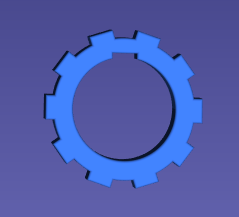
#> input picture #1.png, 239 x 217 px
$ python pia.py
#> lines starting #> are read from the running program, lines starting #| are printed output that depends on the picture; after the words box and inside, x2 and y2 are one past the last pixel; in counts of white or black regions, pixels touching at a corner belong together
import cv2
import numpy as np

# PARÁMETROS DE CALIBRACIÓN
K_PIXEL_MM = 0.25
OFF_X = -58.0
OFF_Y = 177.0
ANGULO_MESA_Y = -30.0 # --- Inclinación R(0, -30, 0) ---

# 1. DEFINICIÓN DE IMAGENES
img09_entrada, img01_salida = '#1.png', 'etapas_img01.png'
img10_entrada, img02_salida = '#2.png', 'etapas_img02.png'
img11_entrada, img03_salida = '#3.png', 'etapas_img03.png'
img12_entrada, img04_salida = '#4.png', 'etapas_img04.png'

num_foto = 1

# ==========================================
# 2. FUNCIÓN DE PROCESAMIENTO
def procesar_figura(nombre_imagen, nombre_salida, x_real, y_real, ang_real):
#> called with nombre_imagen = '#1.png', nombre_salida = 'etapas_img01.png', x_real = 81.7, y_real = 98.84, ang_real = 0
    global num_foto
    img_raw = cv2.imread(nombre_imagen)
#> img_raw is the input picture: shape (217, 239, 3); mean B, G, R 171.2, 91.3, 79.7
    if img_raw is None:
        print(f"No se encontró: {nombre_imagen}")
        return

    img = cv2.resize(img_raw, (1280, 720))
    gray = cv2.cvtColor(img, cv2.COLOR_BGR2GRAY)
    color_img = img.copy()

    low, high = (7, 7)
    edges = cv2.Canny(gray, low, high)
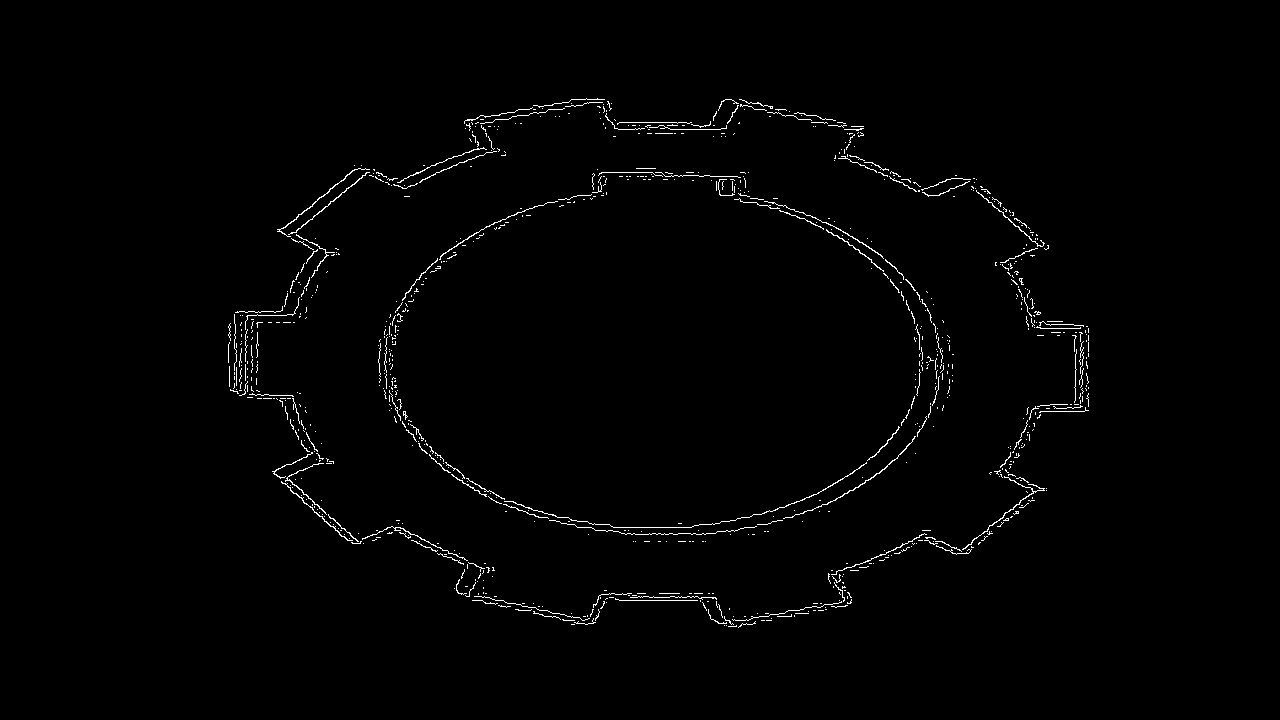
#> edges: shape (720, 1280); 1.1% white in thin lines or dots, all inside (x1, y1, x2, y2) = (228, 98, 1089, 628)

    kernel = np.ones((5, 5), np.uint8)
    dilated = cv2.dilate(edges, kernel, iterations=1)
#> dilated: shape (720, 1280); 6.3% white; 32 white regions, largest, box (x1, y1, x2, y2) and area: (226, 96, 1091, 630) 36824, (376, 166, 956, 537) 19743, (309, 283, 320, 300) 100
    closing = cv2.morphologyEx(dilated, cv2.MORPH_CLOSE, kernel)
#> closing: shape (720, 1280); 6.7% white; 3 white regions
    contours, _ = cv2.findContours(closing, cv2.RETR_EXTERNAL, cv2.CHAIN_APPROX_SIMPLE)
#> contours = 1 contour; box (x1, y1, x2, y2) and area: (226, 96, 1091, 630) 335108

    if contours:
        cnt = max(contours, key=cv2.contourArea)
#> cnt = contour of 1022 points, box (x1, y1, x2, y2) (226, 96, 1091, 630), area 335108
        M = cv2.moments(cnt)
#> M = moments, m00 335108.5, centre m10/m00, m01/m00 = (660, 360.8)
        if M["m00"] != 0:
            cx, cy = int(M["m10"] / M["m00"]), int(M["m01"] / M["m00"])
#> cx = 659; cy = 360

            cx_robot = (cx * K_PIXEL_MM) + OFF_X
#> cx_robot = 106.8
            cy_robot = OFF_Y - (cy * K_PIXEL_MM)
#> cy_robot = 87

            # --- ORIENTACIÓN ---
            rect = cv2.minAreaRect(cnt)
#> rect = ((658, 362.4), (532, 864.6), -89.6)
            (x_centro, y_centro), (ancho, alto), angle = rect
#> x_centro = 658; y_centro = 362.4; ancho = 532; alto = 864.6; angle = -89.6

            if ancho < alto:
                angle_robot = angle + 180
#> angle_robot = 90.4
            else:
                angle_robot = angle + 90

            # --- CÁLCULO DE ORIENTACIÓN DE TRABAJO (TCP) ---
            # Se combina la orientación del objeto con la inclinación de la mesa
            orientacion_trabajo = angle_robot + ANGULO_MESA_Y
#> orientacion_trabajo = 60.4

            err_dist = np.sqrt((cx_robot - x_real)**2 + (cy_robot - y_real)**2)
#> err_dist = 27.71
            precision = (1 - (err_dist / 400)) * 100
#> precision = 93.07

            # --- DIBUJAR ---
            cv2.circle(color_img, (cx, cy), 5, (0, 0, 255), -1)
#> color_img: shape (720, 1280, 3); mean B, G, R 171.2, 91.3, 79.7
            box = np.intp(cv2.boxPoints(rect))
#> box = [[1088, 631], [223, 625], [227, 93], [1092, 99]]
            cv2.drawContours(color_img, [box], 0, (255, 0, 0), 2)

            font = cv2.FONT_HERSHEY_SIMPLEX
            pos_coord = (cx + 15, cy - 15)
#> pos_coord = (674, 345)
            pos_ang = (cx + 15, cy + 25)
#> pos_ang = (674, 385)

            cv2.putText(color_img, f"({int(cx_robot)},{int(cy_robot)})", pos_coord, font, 1.1, (255, 255, 255), 2)
            cv2.putText(color_img, f"{angle_robot:.1f}deg", pos_ang, font, 1.1, (0, 255, 255), 2)

            # --- FORMATO TXT EN CONSOLA ---
            print(f"Imagen {num_foto}: {nombre_imagen}")
            print(f"  > Píxeles: ({cx}, {cy})")
#|   > Píxeles: (659, 360)
            print(f"  > Centroide Calc: X={cx_robot:.2f}, Y={cy_robot:.2f}, Ang={angle_robot:.1f}°")
#|   > Centroide Calc: X=106.75, Y=87.00, Ang=90.4°
            print(f"  > ORIENTACIÓN DE TRABAJO (TCP): {orientacion_trabajo:.1f}°") # --- NUEVO ---
#|   > ORIENTACIÓN DE TRABAJO (TCP): 60.4°
            print(f"  > Centroide Real: X={x_real}, Y={y_real}, Ang={ang_real:.1f}°")
            print(f"  > ERROR DISTANCIA: {err_dist:.4f} mm")
#|   > ERROR DISTANCIA: 27.7072 mm
            print(f"  > PRECISIÓN: {precision:.2f}%")
#|   > PRECISIÓN: 93.07%
            print("-" * 45)

            num_foto += 1

    ancho_etapa = 640
    h, w = img.shape[:2]
#> h = 720; w = 1280
    alto_etapa = int(h * (ancho_etapa / w))
#> alto_etapa = 360
    res1 = cv2.resize(img, (ancho_etapa, alto_etapa))
    res2 = cv2.resize(cv2.cvtColor(closing, cv2.COLOR_GRAY2BGR), (ancho_etapa, alto_etapa))
    res3 = cv2.resize(color_img, (ancho_etapa, alto_etapa))
    mosaico = np.hstack((res1, res2, res3))

    cv2.namedWindow(f'Analisis: {nombre_imagen}', cv2.WINDOW_NORMAL)
    cv2.imshow(f'Analisis: {nombre_imagen}', mosaico)
    cv2.imwrite(nombre_salida, mosaico)
    cv2.waitKey(0)
    cv2.destroyAllWindows()

# ==========================================
# 3. EJECUCIÓN (VALIDACIÓN CON CARTESIAN JOG)

# IMAGEN 01: Engranaje
# Robot marcó: X=581.699, Y=, 98.84
# Real_X = 581.7 - 500 = 112.7
# Real_Y = 98.84 - 0 = 98.84
#(581.7 Robot_X - 500 Offset) y (0 Offset + 98.84 Robot_Y)
procesar_figura(img09_entrada, img01_salida, 81.7, 98.84, 0.0) #real


# IMAGEN 2: Bracket
# Robot marcó: X=582.281, Y=98.84
# Real_X = 582.3 - 500 = 250.3
# Real_Y = 98.84 - 0 = 149.3
#(582.3 Robot_X - 500 Offset) y (100 Offset + 98.84 Robot_Y)
procesar_figura(img10_entrada, img02_salida, 82.28, 98.84, 45.0)  #real
#> call 2 of procesar_figura, with nombre_imagen = '#2.png', nombre_salida = 'etapas_img02.png', x_real = 82.28, y_real = 98.84, ang_real = 45
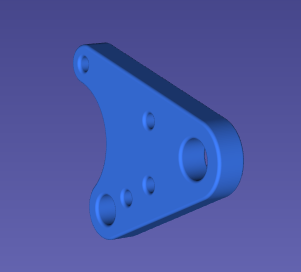
#> input picture #2.png, 301 x 272 px
#> in procesar_figura, img_raw is the input picture: shape (272, 301, 3); mean B, G, R 164.5, 87, 75.1
#> in procesar_figura (call 2), `edges = cv2.Canny(gray, low, high)`: edges: shape (720, 1280); 1.4% white in thin lines or dots, all inside (x1, y1, x2, y2) = (309, 111, 1039, 636)
#> in procesar_figura (call 2), `dilated = cv2.dilate(edges, kernel, iterations=1)`: dilated: shape (720, 1280); 7.2% white; 44 white regions, largest, box (x1, y1, x2, y2) and area: (307, 109, 1041, 638) 37569, (753, 358, 888, 484) 10198, (401, 507, 496, 603) 6066
#> in procesar_figura (call 2), `closing = cv2.morphologyEx(dilated, cv2.MORPH_CLOSE, kernel)`: closing: shape (720, 1280); 7.7% white; 10 white regions
#> in procesar_figura (call 2), `contours, _ = cv2.findContours(closing, cv2.RETR_EXTERNAL, cv2.CHAIN_A..`: contours = 1 contour; box (x1, y1, x2, y2) and area: (307, 109, 1041, 638) 237660
#> in procesar_figura (call 2), `cnt = max(contours, key=cv2.contourArea)`: cnt = contour of 910 points, box (x1, y1, x2, y2) (307, 109, 1041, 638), area 237660
#> in procesar_figura (call 2), `M = cv2.moments(cnt)`: M = moments, m00 237660, centre m10/m00, m01/m00 = (651.7, 386.5)
#> in procesar_figura (call 2), `cx, cy = int(M["m10"] / M["m00"]), int(M["m01"] / M["m00"])`: cx = 651; cy = 386
#> in procesar_figura (call 2), `cx_robot = (cx * K_PIXEL_MM) + OFF_X`: cx_robot = 104.8
#> in procesar_figura (call 2), `cy_robot = OFF_Y - (cy * K_PIXEL_MM)`: cy_robot = 80.5
#> in procesar_figura (call 2), `rect = cv2.minAreaRect(cnt)`: rect = ((681.3, 332), (683.7, 544.3), -9.99)
#> in procesar_figura (call 2), `(x_centro, y_centro), (ancho, alto), angle = rect`: x_centro = 681.3; y_centro = 332; ancho = 683.7; alto = 544.3; angle = -9.99
#> in procesar_figura (call 2), `angle_robot = angle + 90`: angle_robot = 80.01
#> in procesar_figura (call 2), `orientacion_trabajo = angle_robot + ANGULO_MESA_Y`: orientacion_trabajo = 50.01
#> in procesar_figura (call 2), `err_dist = np.sqrt((cx_robot - x_real)**2 + (cy_robot - y_real)**2)`: err_dist = 29
#> in procesar_figura (call 2), `precision = (1 - (err_dist / 400)) * 100`: precision = 92.75
#> in procesar_figura (call 2), `cv2.circle(color_img, (cx, cy), 5, (0, 0, 255), -1)`: color_img: shape (720, 1280, 3); mean B, G, R 164.5, 86.9, 75.1
#> in procesar_figura (call 2), `box = np.intp(cv2.boxPoints(rect))`: box = [[391, 659], [297, 123], [970, 4], [1065, 540]]
#> in procesar_figura (call 2), `pos_coord = (cx + 15, cy - 15)`: pos_coord = (666, 371)
#> in procesar_figura (call 2), `pos_ang = (cx + 15, cy + 25)`: pos_ang = (666, 411)
#|   > Píxeles: (651, 386)
#|   > Centroide Calc: X=104.75, Y=80.50, Ang=80.0°
#|   > ORIENTACIÓN DE TRABAJO (TCP): 50.0°
#|   > ERROR DISTANCIA: 29.0044 mm
#|   > PRECISIÓN: 92.75%


# IMAGEN 11: Eslabón
# Robot marcó: X=484.548, Y=98.84
# Real_X = 484.54 - 500 = -15.45
# Real_Y = 98.84 - 0 = 98.84
#(484.6 Robot_X - 500 Offset) y (0 Offset + 98.84 Robot_Y)
procesar_figura(img11_entrada, img03_salida, -15.45, 98.84, 0.0)  #real
#> call 3 of procesar_figura, with nombre_imagen = '#3.png', nombre_salida = 'etapas_img03.png', x_real = -15.45, y_real = 98.84, ang_real = 0
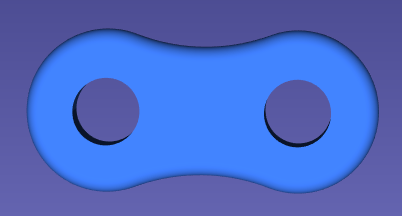
#> input picture #3.png, 402 x 216 px
#> in procesar_figura, img_raw is the input picture: shape (216, 402, 3); mean B, G, R 199.4, 105.2, 75.6
#> in procesar_figura (call 3), `gray = cv2.cvtColor(img, cv2.COLOR_BGR2GRAY)`:
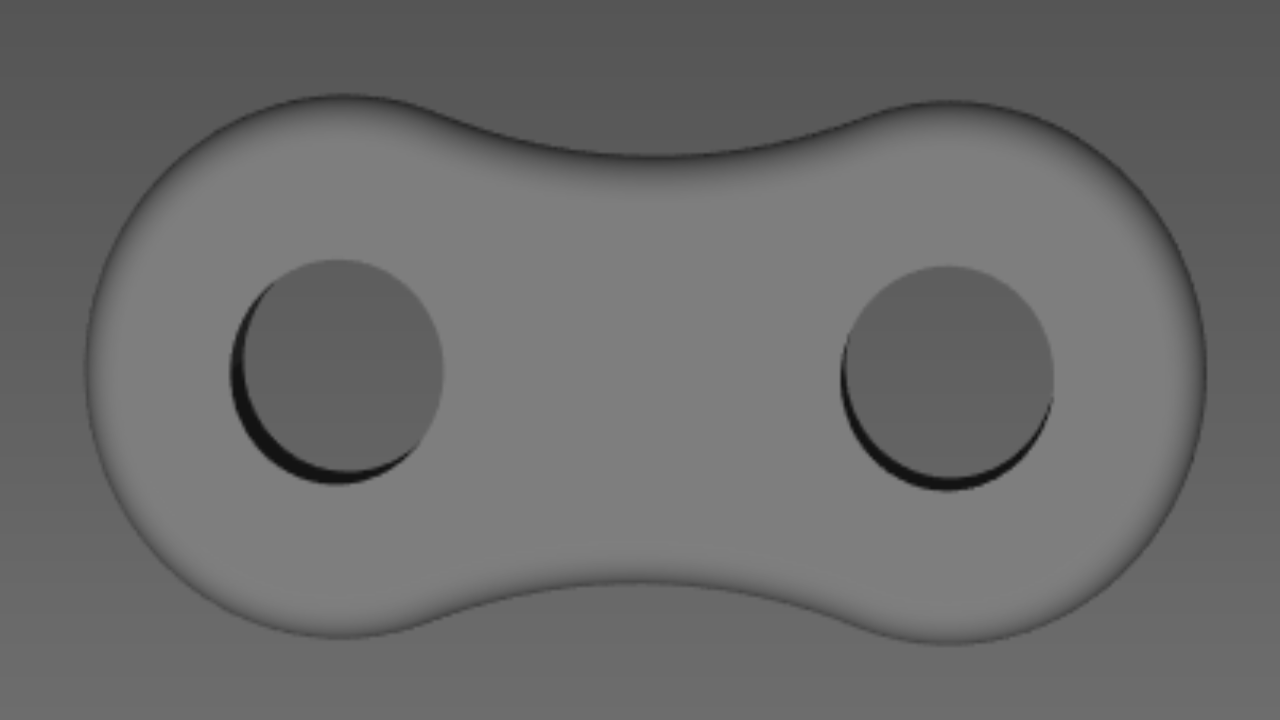
#> gray: shape (720, 1280); min 19, max 127, mean 107
#> in procesar_figura (call 3), `edges = cv2.Canny(gray, low, high)`: edges: shape (720, 1280); 2.6% white in thin lines or dots, all inside (x1, y1, x2, y2) = (82, 92, 1207, 648)
#> in procesar_figura (call 3), `dilated = cv2.dilate(edges, kernel, iterations=1)`: dilated: shape (720, 1280); 13.2% white; 7 white regions, largest, box (x1, y1, x2, y2) and area: (80, 90, 1209, 650) 108412, (227, 253, 449, 486) 6491, (838, 264, 1056, 493) 6407
#> in procesar_figura (call 3), `closing = cv2.morphologyEx(dilated, cv2.MORPH_CLOSE, kernel)`:
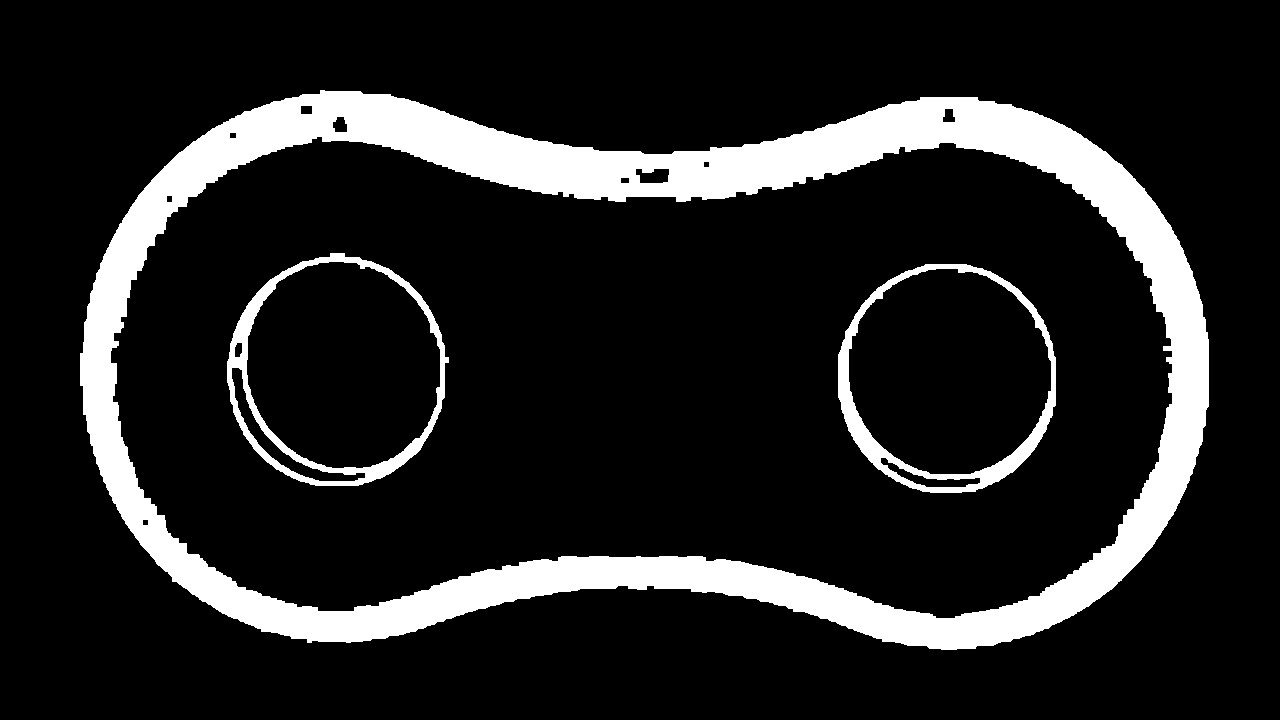
#> closing: shape (720, 1280); 13.7% white; 3 white regions
#> in procesar_figura (call 3), `contours, _ = cv2.findContours(closing, cv2.RETR_EXTERNAL, cv2.CHAIN_A..`: contours = 1 contour; box (x1, y1, x2, y2) and area: (80, 90, 1209, 650) 519437
#> in procesar_figura (call 3), `cnt = max(contours, key=cv2.contourArea)`: cnt = contour of 978 points, box (x1, y1, x2, y2) (80, 90, 1209, 650), area 519437
#> in procesar_figura (call 3), `M = cv2.moments(cnt)`: M = moments, m00 519437, centre m10/m00, m01/m00 = (645.1, 369.7)
#> in procesar_figura (call 3), `cx, cy = int(M["m10"] / M["m00"]), int(M["m01"] / M["m00"])`: cx = 645; cy = 369
#> in procesar_figura (call 3), `cx_robot = (cx * K_PIXEL_MM) + OFF_X`: cx_robot = 103.2
#> in procesar_figura (call 3), `cy_robot = OFF_Y - (cy * K_PIXEL_MM)`: cy_robot = 84.75
#> in procesar_figura (call 3), `rect = cv2.minAreaRect(cnt)`: rect = ((644.1, 369.6), (552.4, 1128.5), -89.39)
#> in procesar_figura (call 3), `(x_centro, y_centro), (ancho, alto), angle = rect`: x_centro = 644.1; y_centro = 369.6; ancho = 552.4; alto = 1128.5; angle = -89.39
#> in procesar_figura (call 3), `angle_robot = angle + 180`: angle_robot = 90.61
#> in procesar_figura (call 3), `orientacion_trabajo = angle_robot + ANGULO_MESA_Y`: orientacion_trabajo = 60.61
#> in procesar_figura (call 3), `err_dist = np.sqrt((cx_robot - x_real)**2 + (cy_robot - y_real)**2)`: err_dist = 119.5
#> in procesar_figura (call 3), `precision = (1 - (err_dist / 400)) * 100`: precision = 70.12
#> in procesar_figura (call 3), `cv2.circle(color_img, (cx, cy), 5, (0, 0, 255), -1)`: color_img: shape (720, 1280, 3); mean B, G, R 199.3, 105.2, 75.6
#> in procesar_figura (call 3), `box = np.intp(cv2.boxPoints(rect))`: box = [[1205, 651], [76, 639], [82, 87], [1211, 99]]
#> in procesar_figura (call 3), `pos_coord = (cx + 15, cy - 15)`: pos_coord = (660, 354)
#> in procesar_figura (call 3), `pos_ang = (cx + 15, cy + 25)`: pos_ang = (660, 394)
#> in procesar_figura (call 3), `cv2.putText(color_img, f"{angle_robot:.1f}deg", pos_ang, font, 1.1, (0..`:
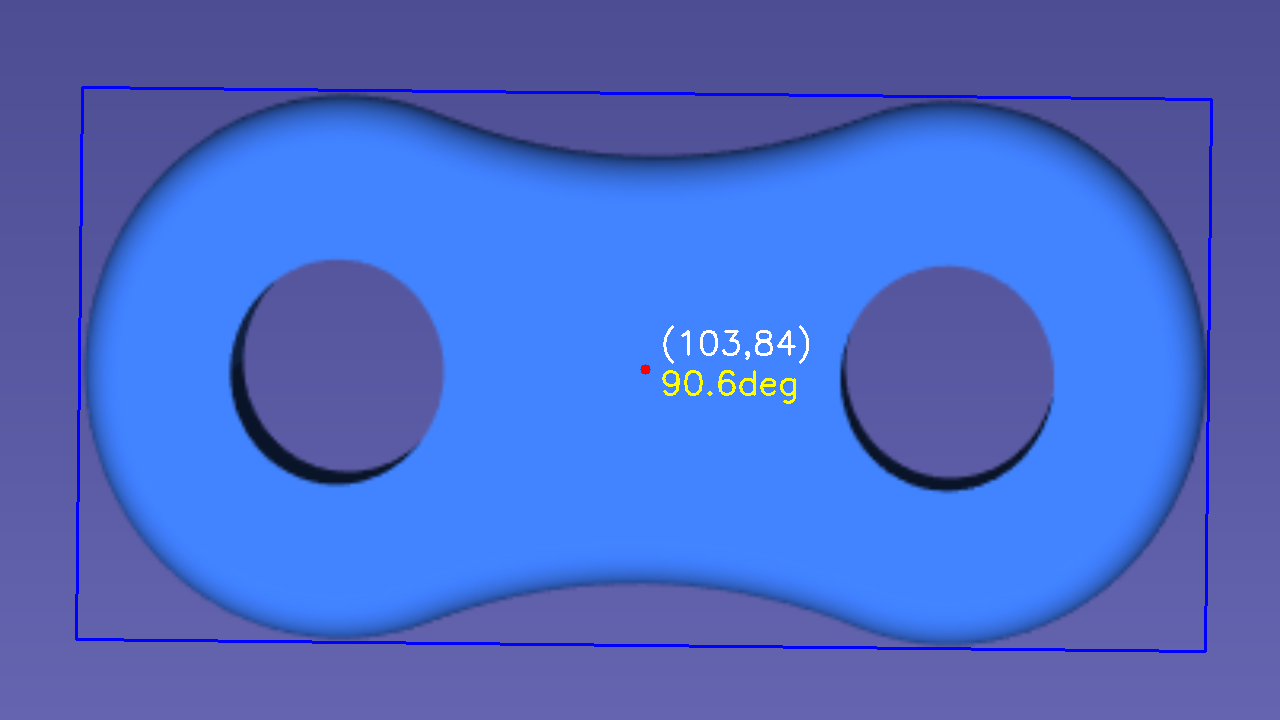
#> color_img: shape (720, 1280, 3); mean B, G, R 200, 104.5, 75.1
#|   > Píxeles: (645, 369)
#|   > Centroide Calc: X=103.25, Y=84.75, Ang=90.6°
#|   > ORIENTACIÓN DE TRABAJO (TCP): 60.6°
#|   > ERROR DISTANCIA: 119.5333 mm
#|   > PRECISIÓN: 70.12%
#> in procesar_figura (call 3), `mosaico = np.hstack((res1, res2, res3))`:
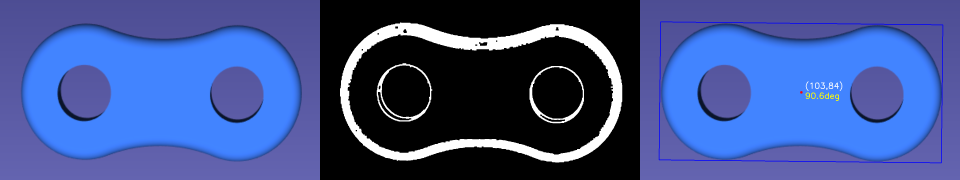
#> mosaico: shape (360, 1920, 3) (shown at 1/2 size); mean B, G, R 144.8, 81.6, 61.9


# IMAGEN 12: Flange
# Robot marcó: X=639.099, Y=98.84
# Real_X = 639.099 - 500 = 139.099
# Real_Y = 98.84 - 0 = 98.84
# (639.1 Robot_X - 200 Offset) y (0 Offset + 98.84 Robot_Y)
procesar_figura(img12_entrada, img04_salida, 139.10, 98.84, 0.0)  #real


print("Proceso finalizado.")
